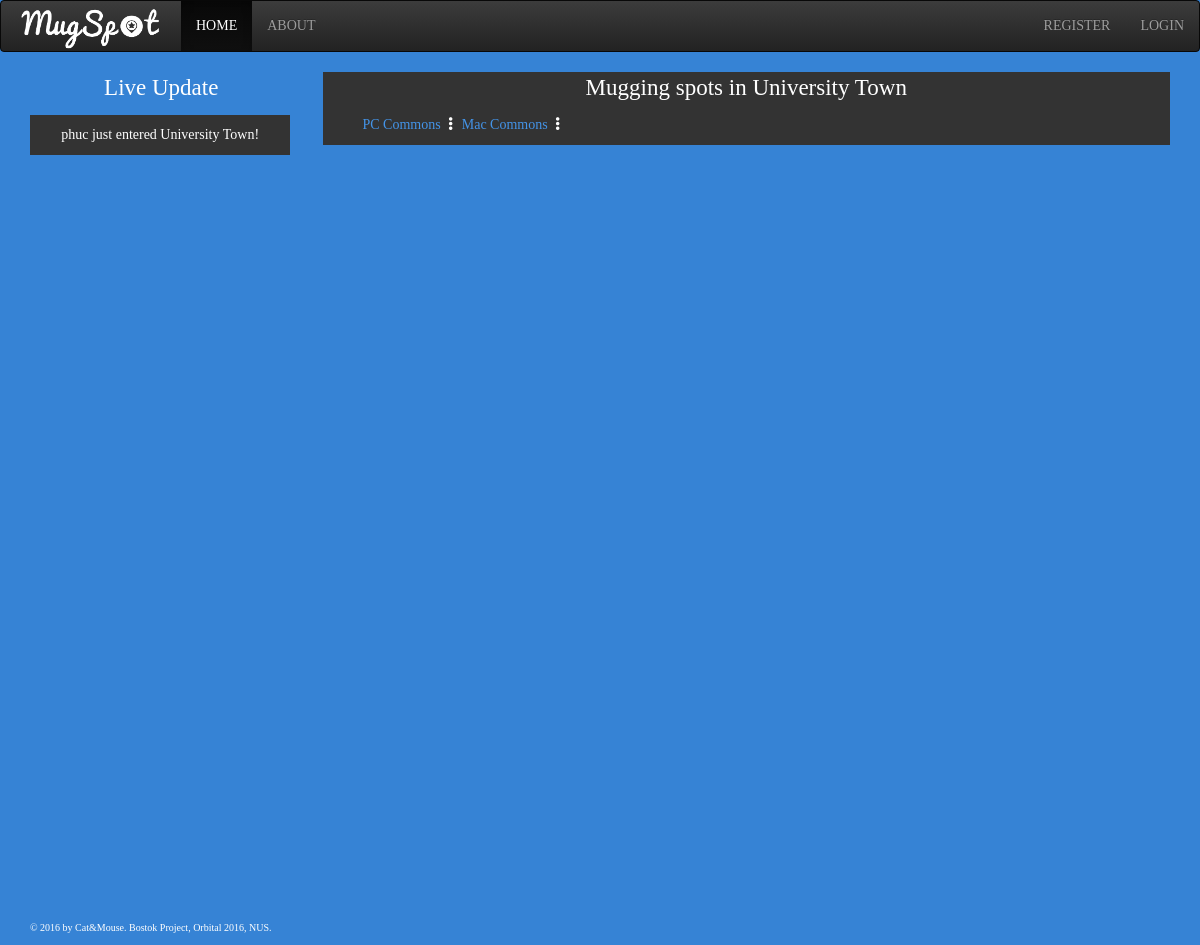
Screenshot of /mugspot/1/ with the database file from the repository.
### mugspot/models.py (models this page shows)
class LiveUpdate(models.Model):
	username = models.CharField(max_length=200, default="")
	status = models.BooleanField(default=True)
	date_time = models.DateTimeField(default=timezone.now)
	place = models.OneToOneField(MugSpot,
		on_delete=models.CASCADE,
		blank=True,
		null=True,
		)

class MugSpot(models.Model):
	ancestor_spot = models.ForeignKey(
		'self',
		on_delete=models.CASCADE,
		null=True,
		blank=True,
		)
	spot_name = models.CharField(max_length=200)
	capacity = models.IntegerField(default=0)
	occupied = models.IntegerField(default=0)
	detail_lvl = models.IntegerField(default=0)
	lat_lmt_min = models.FloatField(default=0)
	lat_lmt_max = models.FloatField(default=0)
	lng_lmt_min = models.FloatField(default=0)
	lng_lmt_max = models.FloatField(default=0)
	def __str__(self):
		return self.spot_name

### mugspot/views.py (the view, shortened to what this page needs)
# urls.py: url(r'^(?P<place_id>[0-9]+)/$', views.index, name='index'),
def index(request, place_id=0):
	def find_pos(usr):
		place_indicator = True
		user_pos = Position.objects.filter(user=usr)
		if len(user_pos) == 0:
			return "No position object yet"
		user_pos = user_pos[0]
		all_places = MugSpot.objects.all()
		for place in all_places:
			if (place.lat_lmt_min <= user_pos.latitude <= place.lat_lmt_max) and (place.lng_lmt_min <= user_pos.longitude <= place.lng_lmt_max):
				return (place_indicator,place)
			else:
				pass
		place_indicator = False
		return (place_indicator,0)
	ancestor_place = MugSpot.objects.filter(id=place_id)
	user_1 = request.user
	user_indicator = 0 # Used to check if the user is logged in
	if (user_1.is_authenticated()):
		user_indicator = 1
	else:
		user_indicator = 0
	sessions = Session.objects.all().order_by('-expire_date')
	live_update_list = LiveUpdate.objects.all().order_by('date_time')
	"""
	all_curr_users_p = []
	all_curr_users = []
	for session in sessions:
		data = session.get_decoded()
		user_s = User.objects.filter(id=data['_auth_user_id'])[0]
		res_find_pos = find_pos(user_s) #Determine the user's location to be within the mugspots or outside the mugspots
		if res_find_pos == "No position object yet":
			pass
		else:
			user_p = Position.objects.filter(user=user_s)[0]
			all_curr_users_p.append(user_p)
			all_curr_users.append(user_s.username)
			"""
	if (len(ancestor_place)>0):
		list_places = MugSpot.objects.filter(ancestor_spot=ancestor_place[0]).order_by('-spot_name')
		return render(request, 'mugspot/index.html', {
				'list_places':list_places,
				'place':ancestor_place[0].__str__,
				'user_indicator': user_indicator,
				'username': user_1.username,
				'live_update_list': live_update_list,
			})

### mugspot/templates/mugspot/index.html (shortened to what this page needs)
<!DOCTYPE html>
<html lang="en">
	<head>
		<link rel="stylesheet" href="https://maxcdn.bootstrapcdn.com/bootstrap/3.3.6/css/bootstrap-theme.min.css">
		<link rel="stylesheet" href="https://maxcdn.bootstrapcdn.com/bootstrap/3.3.6/css/bootstrap.min.css">
	</head>
	<body>
		{% load staticfiles %}
		<nav class="navbar navbar-inverse">
	  		<div class="container-fluid">
    			<div class="navbar-header">
					<a class="navbar-brand" href="{% url 'mugspot:index' %}"><img src="{% static 'mugspot/logo.png' %}" width="150" height="45" style="position: relative; top:-10px; "  alt="Logo"></a>
				</div>
    			<div class="nav navbar-nav">
      				<li class="nav-item active"><a class="nav-link"c href = "{% url 'mugspot:index' %}">HOME</a></li>
      				<li class="nav-item"><a class="nav-link" href="{% url 'mugspot:about' %}"> ABOUT </a></li>
    			</div>
    			{% if user_indicator == 1 %}
    			<div class="nav navbar-nav navbar-right">
      				<li class="nav-item"> WELCOME, {{ username }}! </li>
      				<li class="nav-item"> <a class="nav-link" href="{% url 'mugspot:logout' %}"> LOGOUT</a> </li>
      			</div>
      			{% else %}
    			<div class="nav navbar-nav navbar-right">
      				<li class="nav-item"> <a class="nav-link" href="{% url 'mugspot:register' %}" > REGISTER</a> </li>
      				<li class="nav-item"> <a class="nav-link" href="{% url 'mugspot:login' %}"> LOGIN</a> </li>
      			</div>
      			{% endif %}
  			</div>
		</nav>
		<div class="container-fluid">
			<div class = "col-md-3">
			   	<p style="font-size:23px; text-align: center;"> Live Update </p>
				<div id="live_update">
					<ul>
					{% for live_update_element in live_update_list %}
						{% if live_update_element.place == null and live_update_element.status == True %}
						<li>
							{{ live_update_element.username }} just entered a new MugSpot!
						</li>
						{% elif live_update_element.place == null and live_update_element.status != True %}
						<li>
							{{ live_update_element.username }} just left a new MugSpot!
						</li>
						{% elif live_update_element.place != null and live_update_element.status != True %}
						<li>
							{{ live_update_element.username }} just left {{ live_update_element.place.spot_name }}!
						</li>
						{% else %}
						<li>
							{{ live_update_element.username }} just entered {{ live_update_element.place.spot_name }}!
						</li>
						{% endif %}
					{% endfor %}
					</ul>
				</div>
			   	<div class="bottom-default"> &copy; 2016 by Cat&Mouse. Bostok Project, Orbital 2016, NUS. </div>
			</div>
			<div class = "col-md-9">
				<div class="row-md-3" style="overflow-x: scroll; overflow-y: scroll;background-color: #333333;">
					<p style="font-size:23px; text-align: center; "> Mugging spots in {{ place }}</p>
					<ul>
						{% for place in list_places %}
						<a href="{% url 'mugspot:index' place.id %}">{{ place.spot_name }}</a> <i class= "glyphicon glyphicon-option-vertical"> </i>
						{% endfor %}
					</ul>
				</div>
				<div class="row-md-9" style="overflow: scroll">
		<div id="map"></div>
		</div>
		</div>
	</body>
</html>

### mugspot/templates/mugspot/index.html (style rules this page uses)
#map { height: 800px; }
.bottom-default { position: fixed; bottom: 10px; font-size: 10px; color: white; width: 100%; }
a { color: #4494E8 ; }
body { background-color:#3683D5; width: 100%; height: 100%; font-family: "Palatino Linotype", "Book Antiqua", Palatino, serif; overflow: scroll; color: white; }
ul { list-style:none; }
ul li { float:left; width:117%; padding:10px; margin-left: -40px; margin-right: 40px; text-align: center; }
ul li:nth-child(2n+1) { clear:both; background-color:#333333; }

### rows the page displays
LiveUpdate: username "phuc", place.spot_name "University Town"
MugSpot: spot_name "University Town"
MugSpot: spot_name "PC Commons"
MugSpot: spot_name "Mac Commons"
